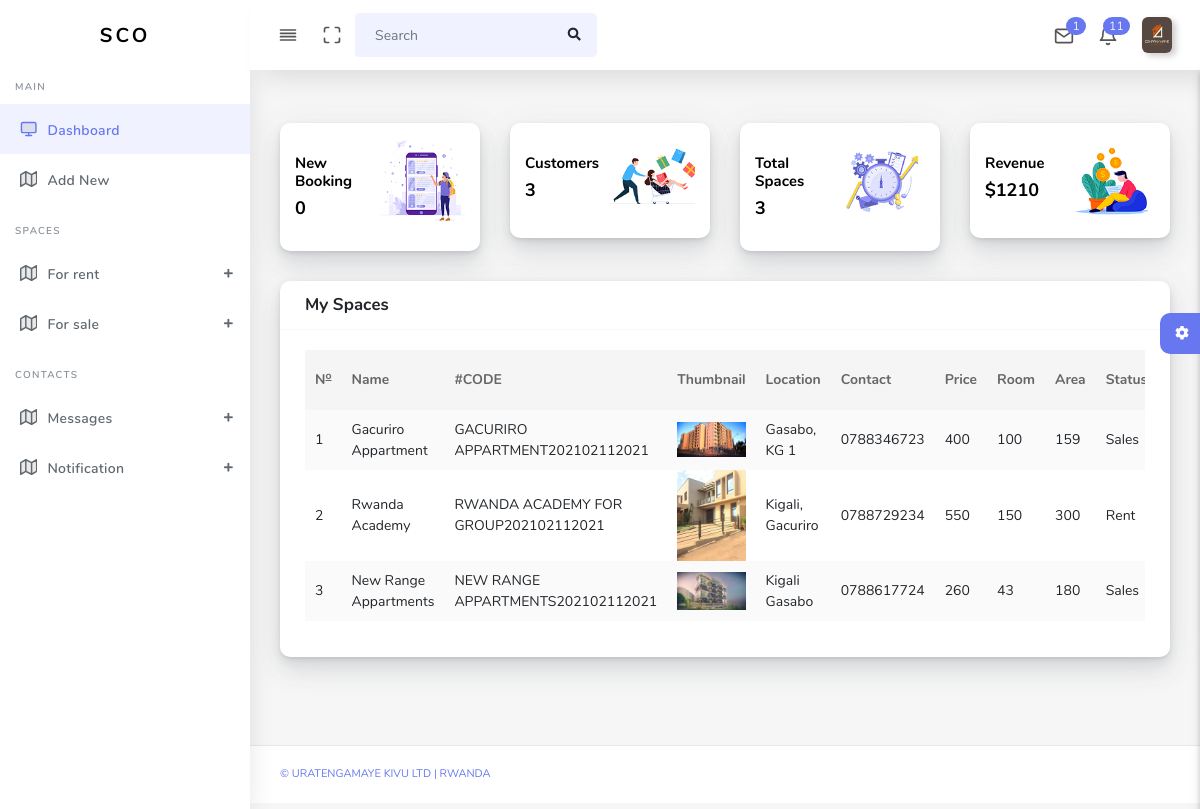
Screenshot of /admin/dashboardCompany (signed in) with the database file from the repository.
### tables this page shows
CREATE TABLE `companies` (
  `id` int(11) NOT NULL,
  `comName` varchar(255) DEFAULT NULL,
  `comEmail` varchar(255) DEFAULT NULL,
  `comLocation` varchar(255) DEFAULT NULL,
  `comPhone` int(11) DEFAULT NULL,
  `comUsername` varchar(255) DEFAULT NULL,
  `comPassword` varchar(255) DEFAULT NULL,
  `comTIN` varchar(100) DEFAULT NULL,
  `thumbnail` varchar(255) NOT NULL,
  `coStatus` varchar(100) NOT NULL
);

CREATE TABLE `offices` (
  `id` int(11) NOT NULL,
  `name` varchar(100) NOT NULL,
  `location` varchar(100) DEFAULT NULL,
  `contact` varchar(100) DEFAULT NULL,
  `price` int(11) DEFAULT NULL,
  `rooms` varchar(100) NOT NULL,
  `propertyId` varchar(255) NOT NULL,
  `area` varchar(100) NOT NULL,
  `descriptions` varchar(255) NOT NULL,
  `status` varchar(100) NOT NULL,
  `saleStatus` varchar(100) NOT NULL,
  `thumnail` varchar(255) DEFAULT NULL,
  `photo1` varchar(255) DEFAULT NULL,
  `photo2` varchar(255) DEFAULT NULL,
  `photo3` varchar(255) DEFAULT NULL,
  `companyId` int(11) NOT NULL
);

### admin/dashboardCompany.php (the view, shortened to what this page needs)
<!DOCTYPE html>
<html lang="en">
<head>
  <link rel="stylesheet" href="assets/css/app.min.css">
    <link rel="stylesheet" href="assets/bundles/datatables/datatables.min.css">
  <link rel="stylesheet" href="assets/bundles/datatables/DataTables-1.10.16/css/dataTables.bootstrap4.min.css">
  <link rel="stylesheet" href="assets/css/style.css">
  <link rel="stylesheet" href="assets/css/components.css">
  <link rel="stylesheet" href="assets/css/custom.css">
</head>
<body>
  <div id="app">
    <div class="main-wrapper main-wrapper-1">
      <div class="navbar-bg"></div>
      <?php
      include 'includes/headerCompany.php';
      include 'includes/left_nav2.php';
       ?>
      <div class="main-content">
        <section class="section">
          <div class="section-body">
          <?php
              $qs = mysqli_query($conn,"SELECT *FROM customers,companies WHERE customers.reserveStatus = 'Approved' AND companies.id=customers.companyId AND companies.id = {$_SESSION['spacecompanies']}");
              $f = mysqli_num_rows($qs);
            ?>
            <div class="row">
                <div class="col-xl-3 col-lg-6 col-md-6 col-sm-6 col-xs-12">
                <div class="card">
                  <div class="card-statistic-4">
                    <div class="align-items-center justify-content-between">
                      <div class="row ">
                        <div class="col-lg-6 col-md-6 col-sm-6 col-xs-6 pr-0 pt-3">
                          <div class="card-content">
                            <h5 class="font-15">New Booking</h5>
                            <h2 class="mb-3 font-18"><?= $f;?></h2>
                          </div>
                        </div>
                        <div class="col-lg-6 col-md-6 col-sm-6 col-xs-6 pl-0">
                          <div class="banner-img">
                            <img src="assets/img/banner/1.png" alt="">
                          </div>
                        </div>
                      </div>
                    </div>
                  </div>
                </div>
              </div>
              <div class="col-xl-3 col-lg-6 col-md-6 col-sm-6 col-xs-12">
                <div class="card">
                  <div class="card-statistic-4">
                    <div class="align-items-center justify-content-between">
                      <div class="row ">
                        <div class="col-lg-6 col-md-6 col-sm-6 col-xs-6 pr-0 pt-3">
                          <div class="card-content">
                            <?php
                              $fd = mysqli_query($conn,"SELECT *FROM customers,companies WHERE companies.id=customers.companyId AND companies.id = {$_SESSION['spacecompanies']}");
                              $fe1= mysqli_num_rows($fd);
                            ?>
                            <h5 class="font-15"> Customers</h5>
                            <h2 class="mb-3 font-18"><?= $fe1?></h2>
                          </div>
                        </div>
                        <div class="col-lg-6 col-md-6 col-sm-6 col-xs-6 pl-0">
                          <div class="banner-img">
                            <img src="assets/img/banner/2.png" alt="">
                          </div>
                        </div>
                      </div>
                    </div>
                  </div>
                </div>
              </div>
              <div class="col-xl-3 col-lg-6 col-md-6 col-sm-6 col-xs-12">
                <div class="card">
                  <div class="card-statistic-4">
                    <div class="align-items-center justify-content-between">
                      <div class="row ">
                        <div class="col-lg-6 col-md-6 col-sm-6 col-xs-6 pr-0 pt-3">
                          <div class="card-content">
                            <h5 class="font-15">Total Spaces</h5>
                            <?php
                             $spa = mysqli_query($conn, "SELECT COUNT(id) as totaloffices FROM offices WHERE companyId= {$_SESSION['spacecompanies']}") or die(mysqli_error($conn));
                             $ffspace = mysqli_fetch_array($spa)
                            ?>
                            <h2 class="mb-3 font-18"><?= $ffspace['totaloffices']?></h2>
                          </div>
                        </div>
                        <div class="col-lg-6 col-md-6 col-sm-6 col-xs-6 pl-0">
                          <div class="banner-img">
                            <img src="assets/img/banner/3.png" alt="">
                          </div>
                        </div>
                      </div>
                    </div>
                  </div>
                </div>
              </div>
              <div class="col-xl-3 col-lg-6 col-md-6 col-sm-6 col-xs-12">
                <div class="card">
                  <div class="card-statistic-4">
                    <div class="align-items-center justify-content-between">
                      <div class="row ">
                        <div class="col-lg-6 col-md-6 col-sm-6 col-xs-6 pr-0 pt-3">
                          <div class="card-content">
                            <h5 class="font-15">Revenue</h5>
                            <?php
                              $findRev = mysqli_query($conn,"SELECT SUM(offices.price) as summation FROM offices,customers,companies WHERE offices.id = customers.id AND offices.companyId=companies.id AND companies.id= {$_SESSION['spacecompanies']}") or die(mysqli_error($conn));
                              $rev = mysqli_fetch_array($findRev);
                            ?>
                            <h2 class="mb-3 font-18">$<?= $rev['summation']?></h2>
                          </div>
                        </div>
                        <div class="col-lg-6 col-md-6 col-sm-6 col-xs-6 pl-0">
                          <div class="banner-img">
                            <img src="assets/img/banner/4.png" alt="">
                          </div>
                        </div>
                      </div>
                    </div>
                  </div>
                </div>
              </div>
              <div class="col-xl-12 col-lg-12 col-md-12 col-sm-12 col-xs-12">
                <div class="card">
                  <div class="card-header">
                    <h4>My Spaces</h4>
                  </div>
                  <div class="card-body">
                    <div class="table-responsive">
                    <table class="table table-striped table-hover" id="tableExport" style="width:100%;">
                        <thead>
                        <tr>
                            <th>N<sup><u>o</u></sup></th>
                            <th>Name</th>
                            <th>#CODE</th>
                            <th>Thumbnail</th>
                            <th>Location</th>
                            <th>Contact</th>
                            <th>Price</th>
                            <th>Room</th>
                            <th>Area</th>
                            <th>Status</th>
                        </tr>
                        </thead>
                        <tbody>
                        <?php
                            $id =
                            $query = mysqli_query($conn,"SELECT *FROM offices WHERE companyId = '{$_SESSION['spacecompanies']}' ORDER BY id DESC") or die(mysqli_error($conn));
                            if (mysqli_num_rows($query)>0) {
                                $counter = 1;
                                while ($rows = mysqli_fetch_array($query)) {
                                   ?>
                                        <tr>
                                            <td><?= $counter;?></td>
                                            <td><?= $rows['name'];?></td>
                                            <td><?= $rows['propertyId'];?></td>
                                            <td><img src="media/spaceImages/<?= $rows['thumnail'];?>" class="img img-fluid" width="100" alt=""></td>
                                            <td><?= $rows['location'];?></td>
                                            <td><?= $rows['contact'];?></td>
                                            <td><?= $rows['price'];?></td>
                                            <td><?= $rows['rooms'];?></td>
                                            <td><?= $rows['area'];?></td>
                                            <td><?= $rows['status'];?></td>
                                        </tr>
                                   <?php
                                $counter++;}
                            }
                        ?>
                        </tbody>
                    </table>
                    </div>
                  </div>
                </div>
              </div>
            </div>
        </section>
        <?php include'includes/settings.php' ?>
      </div>
      <footer class="main-footer">
        <div class="footer-left">
          <a href="">&copy Uratengamaye Kivu Ltd | Rwanda</a></a>
        </div>
      </footer>
    </div>
  </div>
</body>
</html>

### admin/includes/headerCompany.php (shortened to what this page needs)
<?php
  require_once("db.php");
?>
<nav class="navbar navbar-expand-lg main-navbar sticky">
        <div class="form-inline mr-auto">
          <ul class="navbar-nav mr-3">
            <li><a href="#" data-toggle="sidebar" class="nav-link nav-link-lg
                  collapse-btn"> <i data-feather="align-justify"></i></a></li>
            <li><a href="#" class="nav-link nav-link-lg fullscreen-btn">
                <i data-feather="maximize"></i>
              </a></li>
            <li>
              <form class="form-inline mr-auto">
                <div class="search-element">
                  <input class="form-control" type="search" placeholder="Search" aria-label="Search" data-width="200">
                  <button class="btn" type="submit">
                    <i class="fas fa-search"></i>
                  </button>
                </div>
              </form>
            </li>
          </ul>
        </div>
        <ul class="navbar-nav navbar-right">
          <li class="dropdown dropdown-list-toggle">
            <a href="#" data-toggle="dropdown" class="nav-link nav-link-lg message-toggle">
              <i data-feather="mail"></i>
              <span class="badge headerBadge1">
                <?php
                  $se = mysqli_query($conn,"SELECT *FROM contactco WHERE companyId='{$_SESSION['spacecompanies']}' AND  status1='unread'") or die(mysqli_error($conn));
                  if (mysqli_num_rows($se)>0) {
                    $number = mysqli_num_rows($se);
                    echo $number;
                  }else{
                    echo "0";
                  }
                ?>
              </span>
            </a>
          </li>
          <li class="dropdown dropdown-list-toggle">
            <a href="#" data-toggle="dropdown" class="nav-link message-toggle nav-link-lg">
              <i data-feather="bell" class="bell"></i>
                <span class="badge headerBadge1">
                  <?php
                    $se = mysqli_query($conn,"SELECT *FROM conotification WHERE companyId='{$_SESSION['spacecompanies']}' AND status = 'unread' ORDER BY id DESC") or die(mysqli_error($conn));
                    if ((mysqli_num_rows($se)>0)) {
                      $number = mysqli_num_rows($se);
                      $total = $number;
                    echo $total;
                    }else{
                      echo "0";
                    }
                  ?>
                </span>
            </a>
          </li>
          <?php
            $m = mysqli_query($conn,"SELECT *FROM companies WHERE id = '{$_SESSION['spacecompanies']}'") or die(mysqli_error($conn));
            $pro = mysqli_fetch_array($m);
          ?>
          <li class="dropdown dropdown-list-toggle">
            <a href="#" data-toggle="dropdown" class="nav-link dropdown-toggle nav-link-lg nav-link-user">
              <img alt="image" src="media/companies/<?= $pro['thumbnail'];?>" style="height:100%;" class="user-img-radious-style"><span class="d-sm-none d-lg-inline-block"></span>
            </a>
          </li>
        </ul>
  </nav>

### rows the page displays
companies: thumbnail (picture)
offices: name "Gacuriro Appartment", propertyId "GACURIRO APPARTMENT202102112021", thumnail (picture), location "Gasabo, KG 1", contact "0788346723", price "400", rooms "100", area "159", status "Sales"
offices: name "Rwanda Academy", propertyId "RWANDA ACADEMY FOR GROUP202102112021", thumnail (picture), location "Kigali, Gacuriro", contact "0788729234", price "550", rooms "150", area "300", status "Rent"
offices: name "New Range Appartments", propertyId "NEW RANGE APPARTMENTS202102112021", thumnail (picture), location "Kigali Gasabo", contact "0788617724", price "260", rooms "43", area "180", status "Sales"

### other values shown
$number "1"
$total "11"
$f "0"
$fe1 "3"
$ffspace['totaloffices'] "3"
$rev['summation'] "1210"
